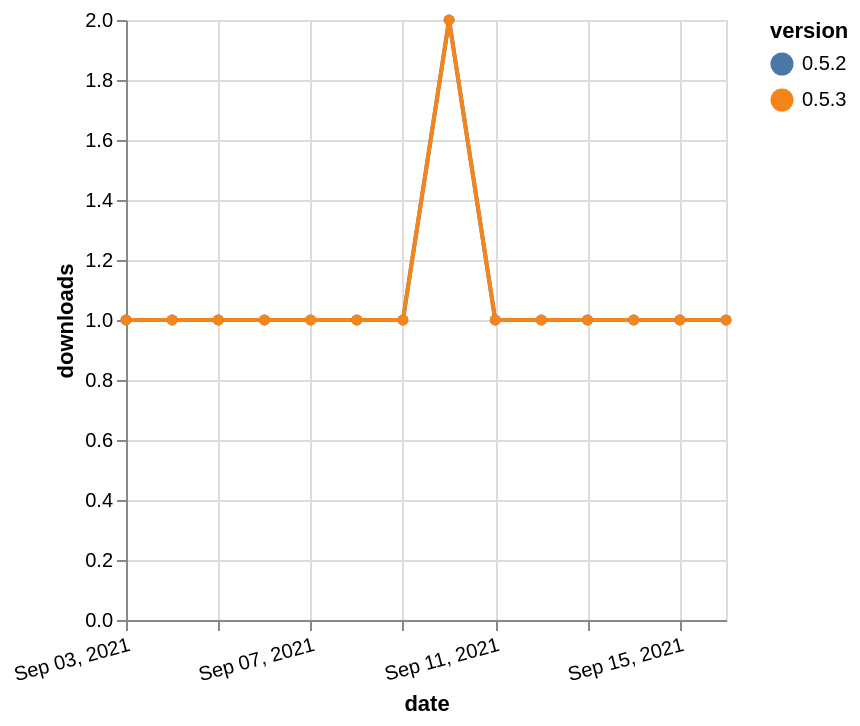

The specification (Vega-Lite) saved for this image:
### Vega-Lite specification from a JSON file in a GitHub repository (floating-point values rounded to 4 significant figures)
{"$schema": "https://vega.github.io/schema/vega-lite/v5.json", "description": "A simple bar chart with embedded data.", "data": {"values": [{"date": "2021-09-03", "total": 270, "delta": 1, "version": "0.5.2"}, {"date": "2021-09-04", "total": 271, "delta": 1, "version": "0.5.2"}, {"date": "2021-09-05", "total": 272, "delta": 1, "version": "0.5.2"}, {"date": "2021-09-06", "total": 273, "delta": 1, "version": "0.5.2"}, {"date": "2021-09-07", "total": 274, "delta": 1, "version": "0.5.2"}, {"date": "2021-09-08", "total": 275, "delta": 1, "version": "0.5.2"}, {"date": "2021-09-09", "total": 276, "delta": 1, "version": "0.5.2"}, {"date": "2021-09-10", "total": 278, "delta": 2, "version": "0.5.2"}, {"date": "2021-09-11", "total": 279, "delta": 1, "version": "0.5.2"}, {"date": "2021-09-12", "total": 280, "delta": 1, "version": "0.5.2"}, {"date": "2021-09-13", "total": 281, "delta": 1, "version": "0.5.2"}, {"date": "2021-09-14", "total": 282, "delta": 1, "version": "0.5.2"}, {"date": "2021-09-15", "total": 283, "delta": 1, "version": "0.5.2"}, {"date": "2021-09-16", "total": 284, "delta": 1, "version": "0.5.2"}, {"date": "2021-09-03", "total": 139, "delta": 1, "version": "0.5.3"}, {"date": "2021-09-04", "total": 140, "delta": 1, "version": "0.5.3"}, {"date": "2021-09-05", "total": 141, "delta": 1, "version": "0.5.3"}, {"date": "2021-09-06", "total": 142, "delta": 1, "version": "0.5.3"}, {"date": "2021-09-07", "total": 143, "delta": 1, "version": "0.5.3"}, {"date": "2021-09-08", "total": 144, "delta": 1, "version": "0.5.3"}, {"date": "2021-09-09", "total": 145, "delta": 1, "version": "0.5.3"}, {"date": "2021-09-10", "total": 147, "delta": 2, "version": "0.5.3"}, {"date": "2021-09-11", "total": 148, "delta": 1, "version": "0.5.3"}, {"date": "2021-09-12", "total": 149, "delta": 1, "version": "0.5.3"}, {"date": "2021-09-13", "total": 150, "delta": 1, "version": "0.5.3"}, {"date": "2021-09-14", "total": 151, "delta": 1, "version": "0.5.3"}, {"date": "2021-09-15", "total": 152, "delta": 1, "version": "0.5.3"}, {"date": "2021-09-16", "total": 153, "delta": 1, "version": "0.5.3"}]}, "width": "container", "mark": {"type": "line", "point": {"filled": true}}, "encoding": {"x": {"field": "date", "type": "temporal", "timeUnit": "yearmonthdate", "title": "date", "axis": {"labelAngle": -15}}, "y": {"field": "delta", "type": "quantitative", "title": "downloads"}, "color": {"field": "version", "type": "nominal"}, "tooltip": {"field": "delta"}}}
